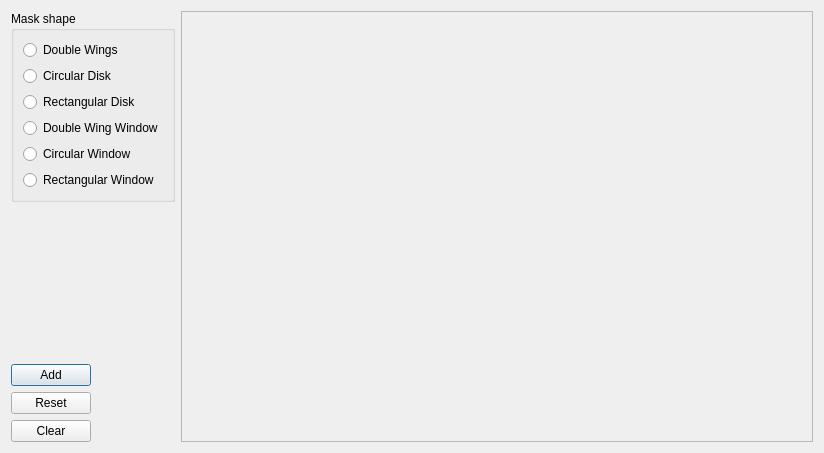
<?xml version="1.0" encoding="UTF-8"?>
<ui version="4.0">
 <class>MaskEditorUI</class>
 <widget class="QDialog" name="MaskEditorUI">
  <property name="geometry">
   <rect>
    <x>0</x>
    <y>0</y>
    <width>824</width>
    <height>453</height>
   </rect>
  </property>
  <property name="windowTitle">
   <string>Dialog</string>
  </property>
  <property name="windowIcon">
   <iconset>
    <normaloff>:/res/ball.ico</normaloff>:/res/ball.ico</iconset>
  </property>
  <layout class="QGridLayout" name="gridLayout">
   <item row="0" column="0">
    <widget class="QGroupBox" name="groupBox">
     <property name="title">
      <string>Mask shape</string>
     </property>
     <layout class="QVBoxLayout" name="verticalLayout">
      <item>
       <widget class="QRadioButton" name="rbWings">
        <property name="text">
         <string>Double Wings</string>
        </property>
       </widget>
      </item>
      <item>
       <widget class="QRadioButton" name="rbCircularDisk">
        <property name="text">
         <string>Circular Disk</string>
        </property>
       </widget>
      </item>
      <item>
       <widget class="QRadioButton" name="rbRectangularDisk">
        <property name="text">
         <string>Rectangular Disk</string>
        </property>
       </widget>
      </item>
      <item>
       <widget class="QRadioButton" name="rbDoubleWingWindow">
        <property name="text">
         <string>Double Wing Window</string>
        </property>
       </widget>
      </item>
      <item>
       <widget class="QRadioButton" name="rbCircularWindow">
        <property name="text">
         <string>Circular Window</string>
        </property>
       </widget>
      </item>
      <item>
       <widget class="QRadioButton" name="rbRectangularWindow">
        <property name="text">
         <string>Rectangular Window</string>
        </property>
       </widget>
      </item>
     </layout>
    </widget>
   </item>
   <item row="1" column="0">
    <spacer name="verticalSpacer">
     <property name="orientation">
      <enum>Qt::Vertical</enum>
     </property>
     <property name="sizeHint" stdset="0">
      <size>
       <width>20</width>
       <height>152</height>
      </size>
     </property>
    </spacer>
   </item>
   <item row="2" column="0">
    <widget class="QPushButton" name="cmdAdd">
     <property name="sizePolicy">
      <sizepolicy hsizetype="Fixed" vsizetype="Fixed">
       <horstretch>0</horstretch>
       <verstretch>0</verstretch>
      </sizepolicy>
     </property>
     <property name="text">
      <string>Add</string>
     </property>
    </widget>
   </item>
   <item row="3" column="0">
    <widget class="QPushButton" name="cmdReset">
     <property name="sizePolicy">
      <sizepolicy hsizetype="Fixed" vsizetype="Fixed">
       <horstretch>0</horstretch>
       <verstretch>0</verstretch>
      </sizepolicy>
     </property>
     <property name="toolTip">
      <string>Clear all the masks</string>
     </property>
     <property name="text">
      <string>Reset</string>
     </property>
    </widget>
   </item>
   <item row="4" column="0">
    <widget class="QPushButton" name="cmdClear">
     <property name="sizePolicy">
      <sizepolicy hsizetype="Fixed" vsizetype="Fixed">
       <horstretch>0</horstretch>
       <verstretch>0</verstretch>
      </sizepolicy>
     </property>
     <property name="toolTip">
      <string>Clear recent masks</string>
     </property>
     <property name="text">
      <string>Clear</string>
     </property>
    </widget>
   </item>
   <item row="0" column="1" rowspan="5">
    <widget class="QFrame" name="frame">
     <property name="frameShape">
      <enum>QFrame::StyledPanel</enum>
     </property>
     <property name="frameShadow">
      <enum>QFrame::Raised</enum>
     </property>
     <property name="lineWidth">
      <number>2</number>
     </property>
    </widget>
   </item>
  </layout>
 </widget>
 <tabstops>
  <tabstop>rbWings</tabstop>
  <tabstop>rbCircularDisk</tabstop>
  <tabstop>rbRectangularDisk</tabstop>
  <tabstop>rbDoubleWingWindow</tabstop>
  <tabstop>rbCircularWindow</tabstop>
  <tabstop>rbRectangularWindow</tabstop>
  <tabstop>cmdAdd</tabstop>
  <tabstop>cmdReset</tabstop>
  <tabstop>cmdClear</tabstop>
 </tabstops>
 <resources/>
 <connections/>
</ui>
